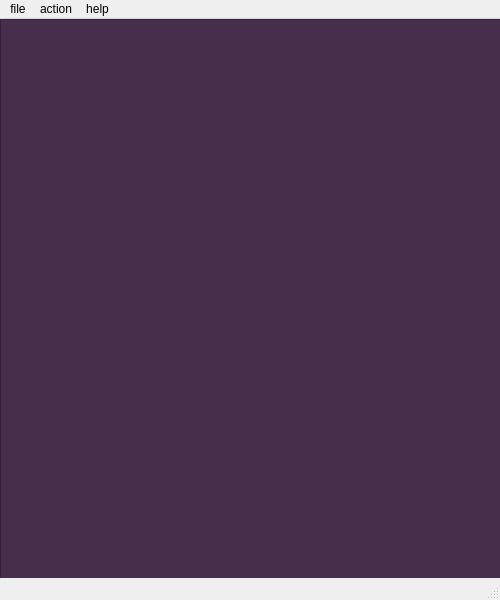
<?xml version="1.0" encoding="UTF-8"?>
<ui version="4.0">
 <class>MainWindow</class>
 <widget class="QMainWindow" name="MainWindow">
  <property name="geometry">
   <rect>
    <x>0</x>
    <y>0</y>
    <width>500</width>
    <height>600</height>
   </rect>
  </property>
  <property name="sizePolicy">
   <sizepolicy hsizetype="Fixed" vsizetype="Fixed">
    <horstretch>0</horstretch>
    <verstretch>0</verstretch>
   </sizepolicy>
  </property>
  <property name="minimumSize">
   <size>
    <width>500</width>
    <height>600</height>
   </size>
  </property>
  <property name="maximumSize">
   <size>
    <width>500</width>
    <height>600</height>
   </size>
  </property>
  <property name="baseSize">
   <size>
    <width>400</width>
    <height>600</height>
   </size>
  </property>
  <property name="windowTitle">
   <string>MainWindow</string>
  </property>
  <widget class="QWidget" name="centralwidget">
   <widget class="QWidget" name="gridLayoutWidget">
    <property name="geometry">
     <rect>
      <x>0</x>
      <y>0</y>
      <width>501</width>
      <height>602</height>
     </rect>
    </property>
    <layout class="QGridLayout" name="gridLayout">
     <item row="0" column="0">
      <widget class="QTextEdit" name="textEdit">
       <property name="sizePolicy">
        <sizepolicy hsizetype="Preferred" vsizetype="Preferred">
         <horstretch>200</horstretch>
         <verstretch>200</verstretch>
        </sizepolicy>
       </property>
       <property name="minimumSize">
        <size>
         <width>450</width>
         <height>600</height>
        </size>
       </property>
       <property name="maximumSize">
        <size>
         <width>16777215</width>
         <height>16777215</height>
        </size>
       </property>
       <property name="sizeIncrement">
        <size>
         <width>16777</width>
         <height>16777</height>
        </size>
       </property>
       <property name="baseSize">
        <size>
         <width>450</width>
         <height>600</height>
        </size>
       </property>
       <property name="font">
        <font>
         <family>FiraMono Nerd Font Mono</family>
         <pointsize>12</pointsize>
         <italic>false</italic>
         <fontweight>Medium</fontweight>
        </font>
       </property>
       <property name="styleSheet">
        <string notr="true">background-color: rgb(69, 47, 74);
font: 500 12pt &quot;FiraMono Nerd Font Mono&quot;;
color: rgb(62, 200, 94);</string>
       </property>
      </widget>
     </item>
    </layout>
   </widget>
  </widget>
  <widget class="QMenuBar" name="menubar">
   <property name="geometry">
    <rect>
     <x>0</x>
     <y>0</y>
     <width>500</width>
     <height>22</height>
    </rect>
   </property>
   <widget class="QMenu" name="menuhelp">
    <property name="title">
     <string>file</string>
    </property>
    <addaction name="actionsave"/>
    <addaction name="actionexit"/>
   </widget>
   <widget class="QMenu" name="menuaction">
    <property name="title">
     <string>action</string>
    </property>
    <addaction name="actionrun"/>
    <addaction name="separator"/>
    <addaction name="actionset_cimus_path"/>
   </widget>
   <widget class="QMenu" name="menuhelp_2">
    <property name="title">
     <string>help</string>
    </property>
    <addaction name="actioninfo"/>
   </widget>
   <addaction name="menuhelp"/>
   <addaction name="menuaction"/>
   <addaction name="menuhelp_2"/>
  </widget>
  <widget class="QStatusBar" name="statusbar"/>
  <action name="actionsave">
   <property name="icon">
    <iconset theme="document-save"/>
   </property>
   <property name="text">
    <string>save</string>
   </property>
   <property name="shortcut">
    <string>Ctrl+S</string>
   </property>
  </action>
  <action name="actionexit">
   <property name="icon">
    <iconset theme="application-exit"/>
   </property>
   <property name="text">
    <string>close</string>
   </property>
   <property name="shortcut">
    <string>Ctrl+Q</string>
   </property>
  </action>
  <action name="actionrun">
   <property name="icon">
    <iconset theme="media-playback-start"/>
   </property>
   <property name="text">
    <string>run</string>
   </property>
   <property name="shortcut">
    <string>Ctrl+R</string>
   </property>
  </action>
  <action name="actioninfo">
   <property name="icon">
    <iconset theme="help-about"/>
   </property>
   <property name="text">
    <string>info</string>
   </property>
  </action>
  <action name="actionset_cimus_path">
   <property name="icon">
    <iconset theme="applications-engineering"/>
   </property>
   <property name="text">
    <string>set cimus path</string>
   </property>
  </action>
 </widget>
 <resources/>
 <connections/>
</ui>
